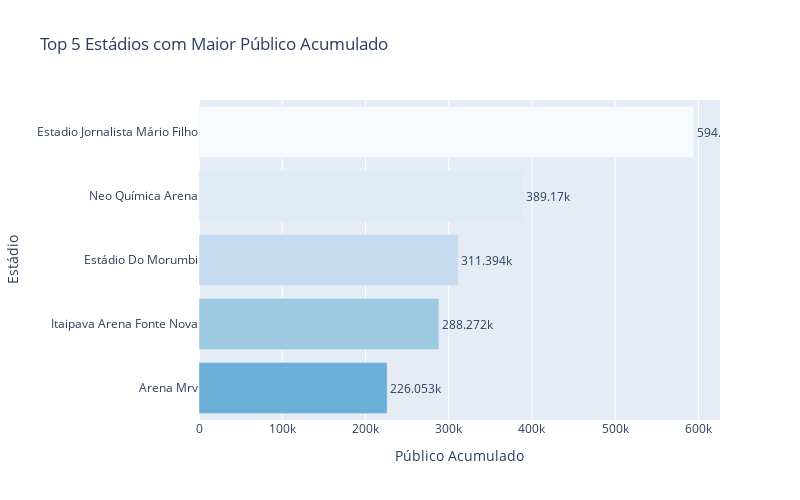

The notebook cell this image was saved under:
### Code cell
# Pergunta 4: Quais foram os locais (estádios) com o maior público acumulado durante o campeonato?

# Agrupar os dados por local e somar o público
publico_por_local = df.groupby('Local')['Público'].sum().nlargest(5)

# Converter a série em um DataFrame para exibição
publico_por_local_df = publico_por_local.reset_index()
publico_por_local_df.columns = ['Local', 'Público Acumulado']

# Exibir os 5 estádios com maior público acumulado
print("Top 5 estádios com maior público acumulado:")
print(publico_por_local_df.to_string(index=False))  # Usar to_string para remover o índice

# Visualização: Gráfico de barras
import plotly.express as px

# Gráfico de barras
fig = px.bar(publico_por_local_df, x='Público Acumulado', y='Local', 
             title='Top 5 Estádios com Maior Público Acumulado',
             labels={'Público Acumulado': 'Público Acumulado', 'Local': 'Estádio'},
             color='Local', color_discrete_sequence=px.colors.sequential.Blues)

# Adicionar rótulos de valores
fig.update_traces(texttemplate='%{x}', textposition='outside')

# Ajustar layout
fig.update_layout(
    xaxis_title="Público Acumulado",
    yaxis_title="Estádio",
    showlegend=False,
    height=500,
    width=800
)

# Exibir gráfico
fig.show()

### Figure 1 — Plotly figure (JSON) as saved in the notebook; plotly's stock layout.template omitted (floating-point values rounded to 4 significant figures)
{"data": [{"alignmentgroup": "True", "hovertemplate": "Estádio=%{y}<br>Público Acumulado=%{x}<extra></extra>", "legendgroup": "Estadio Jornalista Mário Filho", "marker": {"color": "rgb(247,251,255)", "pattern": {"shape": ""}}, "name": "Estadio Jornalista Mário Filho", "offsetgroup": "Estadio Jornalista Mário Filho", "orientation": "h", "showlegend": true, "textposition": "outside", "texttemplate": "%{x}", "type": "bar", "x": [594627], "xaxis": "x", "y": ["Estadio Jornalista Mário Filho"], "yaxis": "y"}, {"alignmentgroup": "True", "hovertemplate": "Estádio=%{y}<br>Público Acumulado=%{x}<extra></extra>", "legendgroup": "Neo Química Arena", "marker": {"color": "rgb(222,235,247)", "pattern": {"shape": ""}}, "name": "Neo Química Arena", "offsetgroup": "Neo Química Arena", "orientation": "h", "showlegend": true, "textposition": "outside", "texttemplate": "%{x}", "type": "bar", "x": [389170], "xaxis": "x", "y": ["Neo Química Arena"], "yaxis": "y"}, {"alignmentgroup": "True", "hovertemplate": "Estádio=%{y}<br>Público Acumulado=%{x}<extra></extra>", "legendgroup": "Estádio Do Morumbi", "marker": {"color": "rgb(198,219,239)", "pattern": {"shape": ""}}, "name": "Estádio Do Morumbi", "offsetgroup": "Estádio Do Morumbi", "orientation": "h", "showlegend": true, "textposition": "outside", "texttemplate": "%{x}", "type": "bar", "x": [311394], "xaxis": "x", "y": ["Estádio Do Morumbi"], "yaxis": "y"}, {"alignmentgroup": "True", "hovertemplate": "Estádio=%{y}<br>Público Acumulado=%{x}<extra></extra>", "legendgroup": "Itaipava Arena Fonte Nova", "marker": {"color": "rgb(158,202,225)", "pattern": {"shape": ""}}, "name": "Itaipava Arena Fonte Nova", "offsetgroup": "Itaipava Arena Fonte Nova", "orientation": "h", "showlegend": true, "textposition": "outside", "texttemplate": "%{x}", "type": "bar", "x": [288272], "xaxis": "x", "y": ["Itaipava Arena Fonte Nova"], "yaxis": "y"}, {"alignmentgroup": "True", "hovertemplate": "Estádio=%{y}<br>Público Acumulado=%{x}<extra></extra>", "legendgroup": "Arena Mrv", "marker": {"color": "rgb(107,174,214)", "pattern": {"shape": ""}}, "name": "Arena Mrv", "offsetgroup": "Arena Mrv", "orientation": "h", "showlegend": true, "textposition": "outside", "texttemplate": "%{x}", "type": "bar", "x": [226053], "xaxis": "x", "y": ["Arena Mrv"], "yaxis": "y"}], "layout": {"barmode": "relative", "height": 500, "legend": {"title": {"text": "Estádio"}, "tracegroupgap": 0}, "showlegend": false, "title": {"text": "Top 5 Estádios com Maior Público Acumulado"}, "width": 800, "xaxis": {"anchor": "y", "autorange": true, "domain": [0, 1], "range": [0, 625900.0], "title": {"text": "Público Acumulado"}, "type": "linear"}, "yaxis": {"anchor": "x", "autorange": true, "categoryarray": ["Arena Mrv", "Itaipava Arena Fonte Nova", "Estádio Do Morumbi", "Neo Química Arena", "Estadio Jornalista Mário Filho"], "categoryorder": "array", "domain": [0, 1], "range": [-0.5, 4.5], "title": {"text": "Estádio"}, "type": "category"}}}
